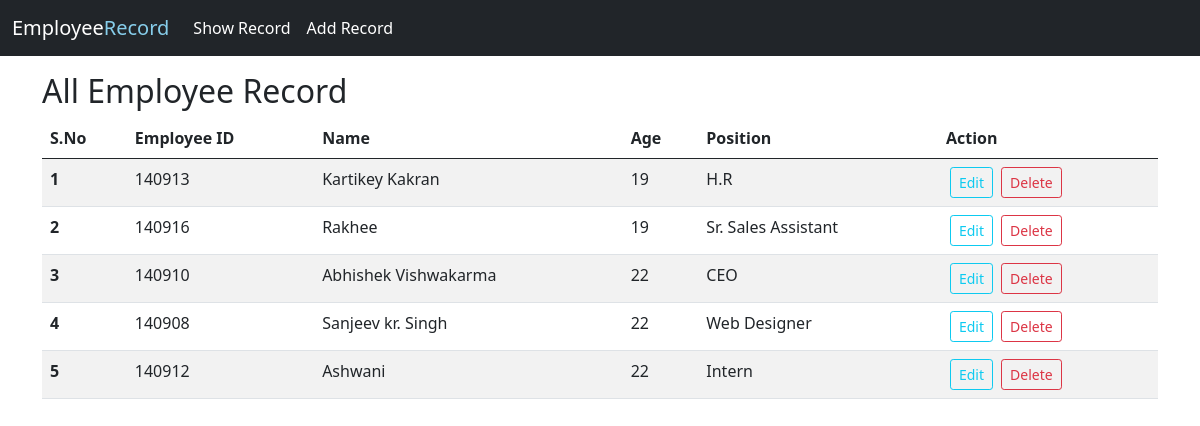
Page /data on the committed database.
### crud_app.py (models this page shows, shortened)
class EmployeeModel(db.Model):
    __tablename = 'Table'
    id = db.Column(db.Integer,primary_key=True)
    employee_id = db.Column(db.Integer(),unique = True)
    name = db.Column(db.String())
    age = db.Column(db.Integer())
    position = db.Column(db.String(80))

### crud_app.py (the view)
@app.route('/')
@app.route('/data')
def RetrieveList():
    employees = EmployeeModel.query.all()
    return render_template('datalist.html',employees = employees)

### templates/datalist.html
{% extends 'base.html' %} {% block title %} All Data {% endblock title %} {% block body %}
<div class="container my-3">
    <h2>All Employee Record</h2>
    <table class="table table-striped">
        <thead>
            <tr>
                <th scope="col">S.No</th>
                <th scope="col">Employee ID</th>
                <th scope="col">Name</th>
                <th scope="col">Age</th>
                <th scope="col">Position</th>
                <th scope="col">Action</th>
            </tr>
        </thead>
        <tbody>
            {% for employee in employees %}
            <tr>
                <th scope="row">{{loop.index}}</th>
                <td>{{employee.employee_id}}</td>
                <td>{{employee.name}}</td>
                <td>{{employee.age}}</td>
                <td>{{employee.position}}</td>
                <td>
                    <a href="/update/{{employee.employee_id}}" type="button" class="btn btn-outline-info btn-sm mx-1">Edit</button>
                  <a href="/delete/{{employee.employee_id}}" type="button" class="btn btn-outline-danger btn-sm mx-1">Delete</button>
                </td>
            </tr>
              {% endfor %}
            </tbody>
            </table>
    </div>
   {% endblock body %}

### templates/base.html (shortened to what this page needs)
<!doctype html>
<html lang="en">
<head>
    <link href="https://cdn.jsdelivr.net/npm/bootstrap@5.0.0-beta3/dist/css/bootstrap.min.css" rel="stylesheet">
</head>
<body>
    <nav class="navbar navbar-expand-lg navbar-dark bg-dark">
        <div class="container-fluid">
            <a class="navbar-brand" href="#">Employee<span style="color: skyblue;">Record</span></a>
            <div class="collapse navbar-collapse" id="navbarSupportedContent">
                <ul class="navbar-nav me-auto mb-2 mb-lg-0">
                    <li class="nav-item">
                        <a class="nav-link active" aria-current="page" href="/data">Show Record</a>
                    </li>
                    <li class="nav-item">
                        <a class="nav-link active" aria-current="page" href="/data/create">Add Record</a>
                    </li>
                </ul>
            </div>
        </div>
    </nav>
    {% block body %} {% endblock body %}
</body>
</html>

### rows in the picture
EmployeeModel: employee_id "140913", name "Kartikey Kakran", age "19", position "H.R"
EmployeeModel: employee_id "140916", name "Rakhee", age "19", position "Sr. Sales Assistant"
EmployeeModel: employee_id "140910", name "Abhishek Vishwakarma", age "22", position "CEO"
EmployeeModel: employee_id "140908", name "Sanjeev kr. Singh", age "22", position "Web Designer"
EmployeeModel: employee_id "140912", name "Ashwani", age "22", position "Intern"
